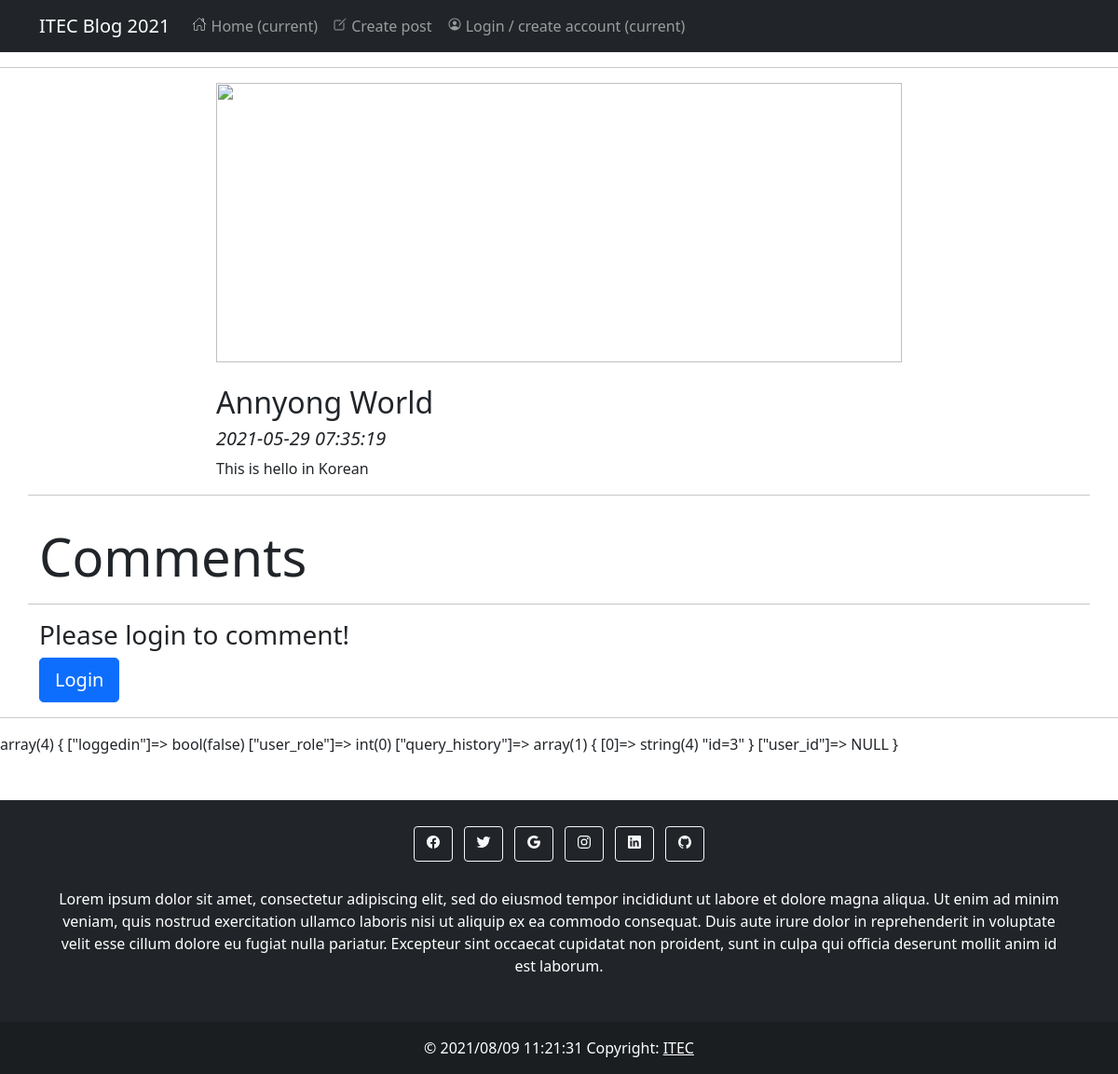
Screenshot of /post.php?id=3 with the database file from the repository.
### tables this page shows
CREATE TABLE `posts` (
  `ID` bigint(20) NOT NULL,
  `post_title` varchar(255) NOT NULL,
  `post_body` text NOT NULL,
  `post_author` int(11) NOT NULL,
  `date_created` datetime NOT NULL DEFAULT CURRENT_TIMESTAMP,
  `date_modified` datetime NOT NULL,
  `post_img` varchar(255) NOT NULL
);

### func/postmanager.php (called while the page is built, shortened)
<?php
function getPost($id, $conn)
{
    $sql = "select * from posts where ID = ?";
    $stmt = $conn->prepare($sql);
    $stmt->bind_param("i", $id);
    $stmt->execute();
    $result = $stmt->get_result();
    if ($result->num_rows == 1)
        return $result->fetch_assoc();
    else
        return false;
}
?>

### post.php (the view, shortened to what this page needs)
<?php
include_once 'config.php';
include 'func/postmanager.php';
include 'includes/header.php';
if (isset($_GET['id']))
{
    $post = getPost($_GET['id'], $conn);
}
?>
        <hr>
        <div class="container post">
            <div class="row">
                <?php if ($post == false): ?>
                    <h2 class="display-4">Error 404: post not found!</h2>
                <?php else: ?>
                    <div class="col-md-8 offset-md-2">
                        <img src="<?php echo $post['post_img']; ?>" class="img-fluid" alt="">
                        <h2 class="font-weight-light mt-4"><?php echo htmlspecialchars($post['post_title']); ?></h2>
                        <h5><em><?php echo htmlspecialchars($post['date_created']); ?></em></h5>
                        <p><?php echo htmlspecialchars($post['post_body']); ?></p>
                    </div>
                    <?php include 'includes/comments.php'; ?>
                <?php endif; ?>
            </div>
        </div>
        <hr>
<?php
var_dump($_SESSION);
include 'includes/footer.php';
?>

### css/style.css (style rules this page uses)
.post img { height: 300px; width: 100%; object-fit: cover; object-position: center; }

### rows the page displays
posts: post_title "Annyong World", date_created "2021-05-29 07:35:19", post_body "This is hello in Korean"
